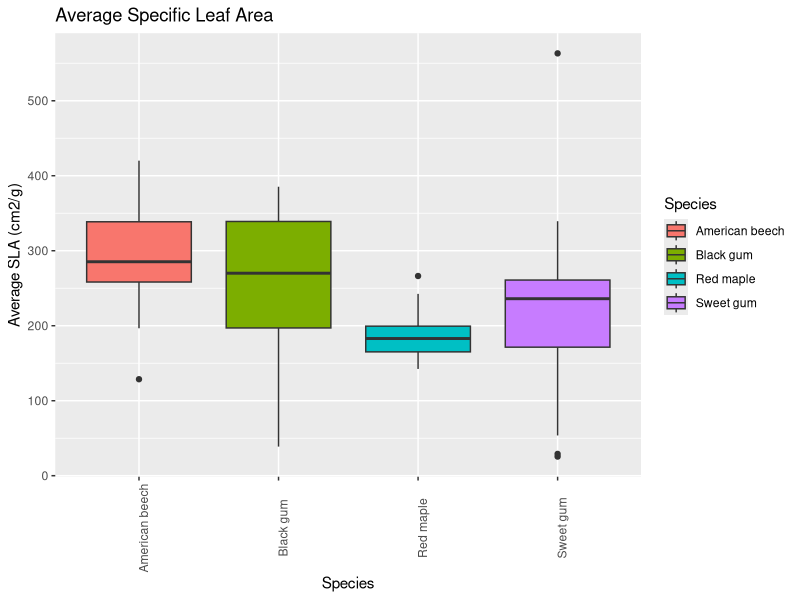
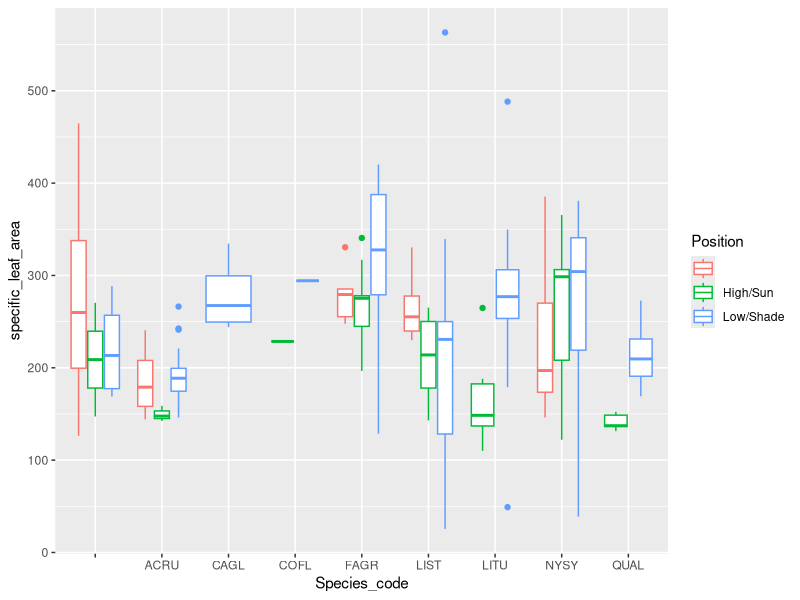
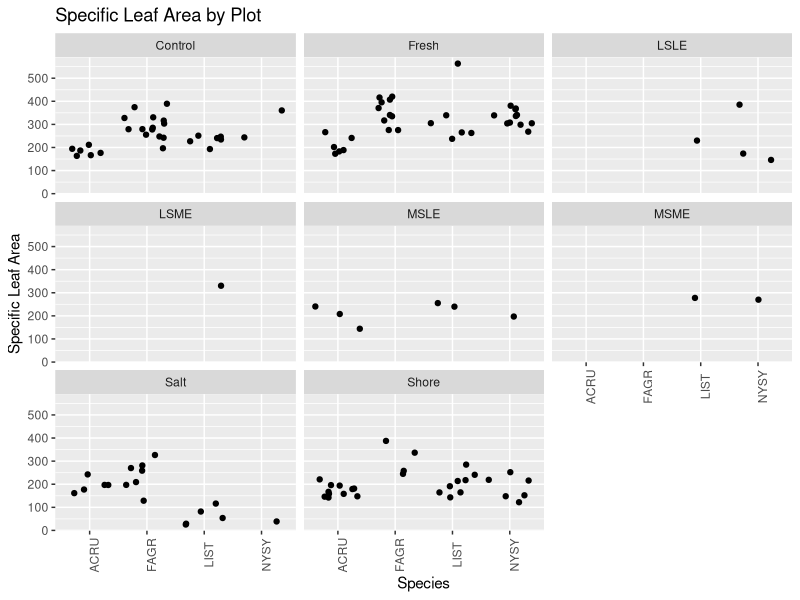
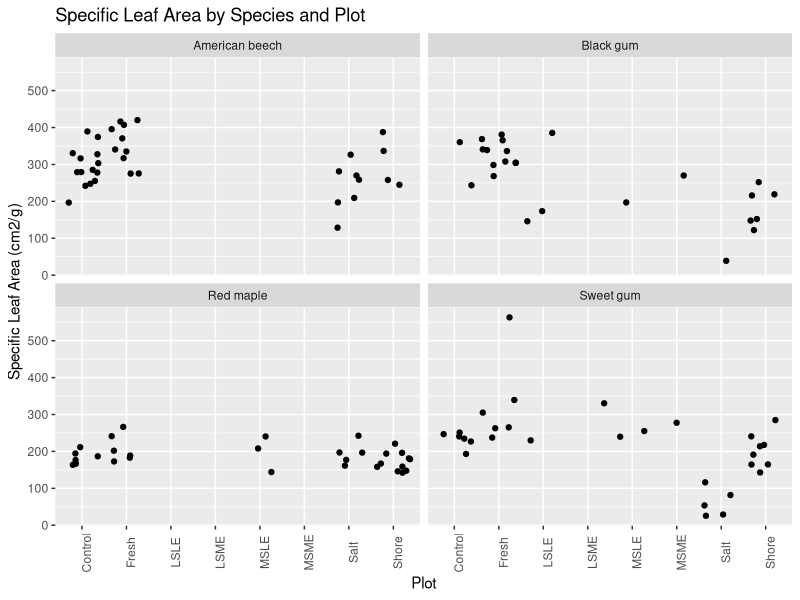
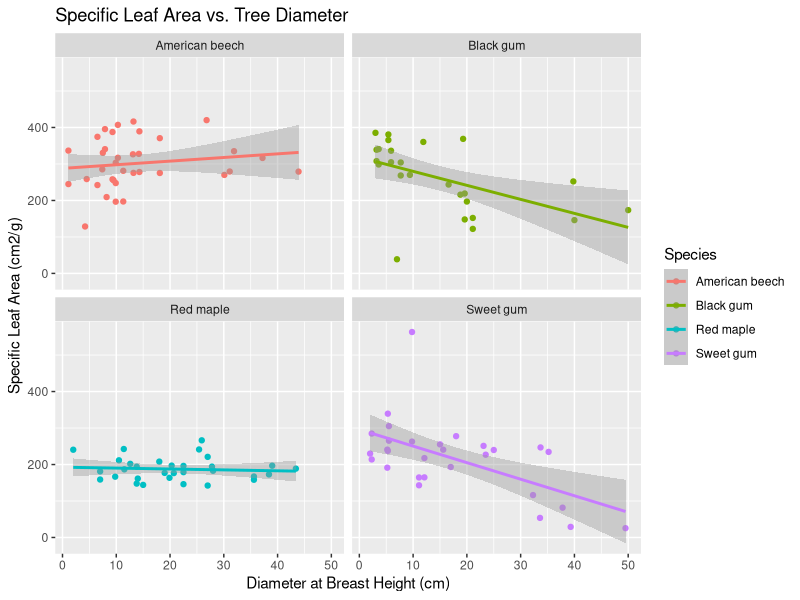

Write R code to recreate these figures, in order.
## ---- chunk 1
knitr::opts_chunk$set(echo = TRUE)
## ---- chunk 2
## Load necessary packages
library(dplyr)
library(tidyr)
library(readr)
library(knitr)
library(ggrepel)
library(ggplot2)
## ---- chunk 3
## ----- Read in the SLA csv -----
sla <- read.csv("SLA Data.csv", stringsAsFactors = FALSE) %>% 
  mutate(Tag = as.character(Tag))
## ---- chunk 4
sla <- sla %>% 
  mutate(specific_leaf_area = round(Leaf_Area_cm2 / Leaf_Mass_g, 3)) 
## ---- chunk 5
## ----- Join with inventory data -----

## Read in the storm surge inventory data
ss_inventory <- read.csv("ss-inventory.csv", stringsAsFactors = FALSE) %>% 
  select(Plot, Species_code, Tag, DBH) %>% 
  mutate(Tag = as.character(Tag))
summary(ss_inventory)

## The 'shore' plot at GCREW overlaps with the PREMIS-ghg HSLE plot,
## so use that inventory data too
inventory <- read.csv("inventory.csv", stringsAsFactors = FALSE) %>% 
  select(Plot, Tag, Species_code, DBH = DBH_cm_2019) %>% 
  filter(Plot == "HSLE") %>%  # GCREW only
  mutate(Plot = "Shore") %>% 
  bind_rows(ss_inventory)

# Create new dataset with plot, species, and tag columns
# by joining with the storm surge inventory data
sla %>% 
  left_join(inventory, by = "Tag") %>% 
  # if NA DBH, then get information from what we measured in field
  mutate(DBH = if_else(is.na(DBH), No_Tag_DBH, DBH),
         Species_code = if_else(is.na(Species_code), No_Tag_Species_code, Species_code),
         Plot = if_else(is.na(Plot), No_Tag_Plot, Plot)) %>% 
  # We only want four letter species codes
  mutate(Species_code = substr(Species_code, 1,4)) ->
  sla_joined
# NEW: Want ONLY ACRU, FAGR, LIST, NYSY species!
sla_joined_simple <- sla_joined %>% 
  filter(Species_code %in% c("ACRU", "FAGR", "LIST", "NYSY"))

# At this point there should be NO data with an NA for Plot or DBH or Species_code
# Warn if this occurs
if(any(is.na(sla_joined_simple$DBH))) {
  warning("We still have unmatched trees!")  
}
if(any(sla_joined_simple$Species_code == "")) {
  warning("We have blank species codes!")  
}

## Join sla_joined_simple with plot species_codes
species_codes <- read.csv(file = "Design/species_codes.csv", stringsAsFactors = FALSE) 
sla_joined_names <- left_join(sla_joined_simple, species_codes, by = "Species_code")
## ---- chunk 6
#SLA Box Plot
sla_averages_plot <- sla_joined_names %>% 
  ggplot(aes(Species_common, specific_leaf_area)) +
  labs(title = "Average Specific Leaf Area", x = "Species", y = "Average SLA (cm2/g)") +
  geom_boxplot(aes(fill = Species_common)) + 
  #geom_text(aes(label = round(Specific, 2)), vjust = 1.6, size = 3.3) +
  theme(axis.text.x = element_text(angle = 90)) +
  guides(fill=guide_legend(title="Species"))
print(sla_averages_plot)

sla_joined %>% 
  ggplot(aes(Species_code, specific_leaf_area, color = Position)) +
  geom_boxplot()
## ---- chunk 7
sla_by_plot <- sla_joined_names %>% 
  ggplot(aes(Species_code, specific_leaf_area)) +
  geom_jitter() +
  facet_wrap(~Plot) +
  theme(axis.text.x = element_text(angle = 90)) +
  labs(title = "Specific Leaf Area by Plot", x = "Species", y = "Specific Leaf Area")
print(sla_by_plot)
## ---- chunk 8
sla_by_species <- sla_joined_names %>%
  ggplot(aes(Plot, specific_leaf_area)) +
  geom_jitter() +
  facet_wrap(~Species_common) +
  theme(axis.text.x = element_text(angle = 90)) +
  labs(title = "Specific Leaf Area by Species and Plot", y = "Specific Leaf Area (cm2/g)")
print(sla_by_species)
## ---- chunk 9
sla_vs_dbh <- sla_joined_names %>% 
  ggplot(aes(DBH, specific_leaf_area, color = Species_common)) +
  geom_point() + 
  facet_wrap(~Species_common) +
  geom_smooth(method = "lm") +
  labs(title = "Specific Leaf Area vs. Tree Diameter", y = "Specific Leaf Area (cm2/g)", x = "Diameter at Breast Height (cm)",
       color = "Species")
print(sla_vs_dbh)
